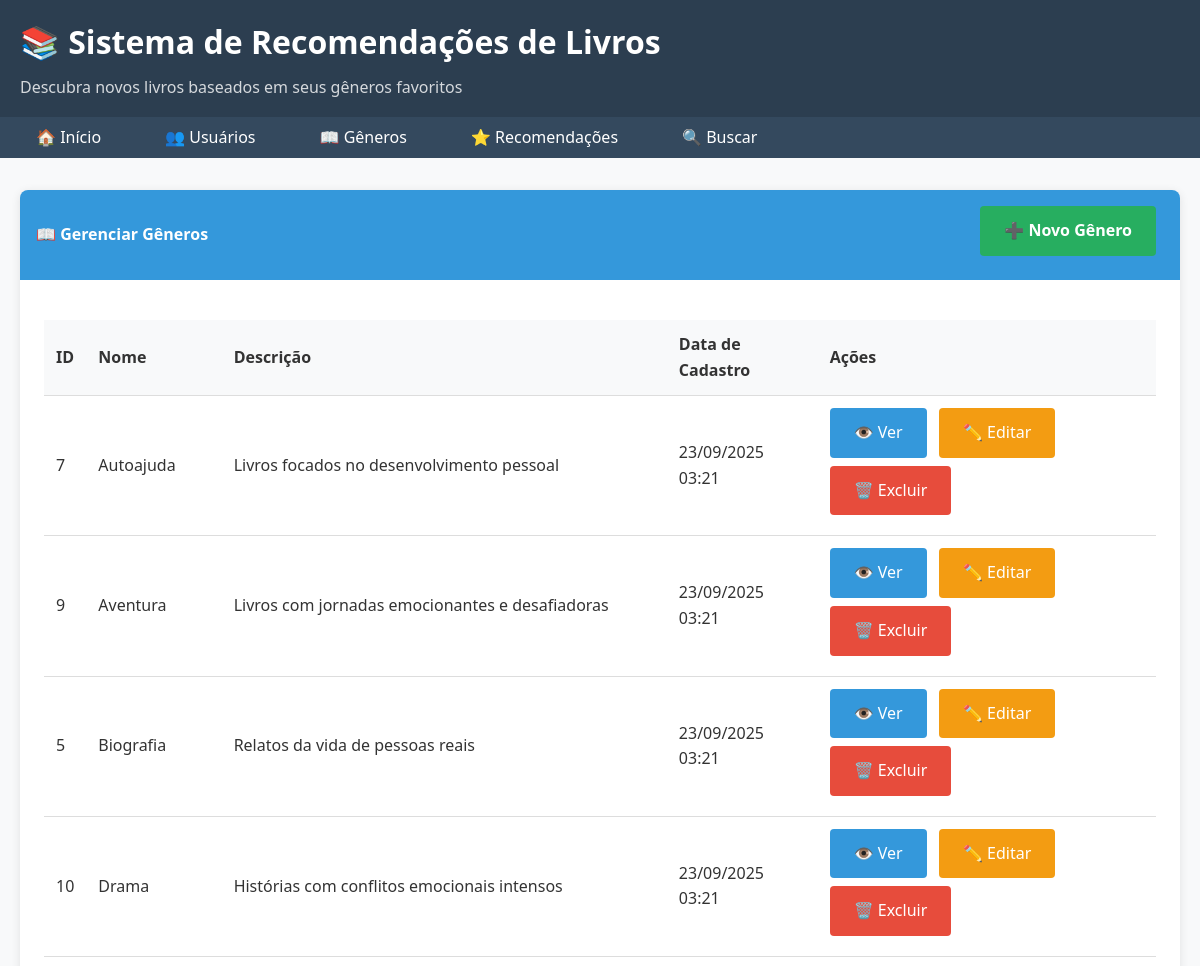
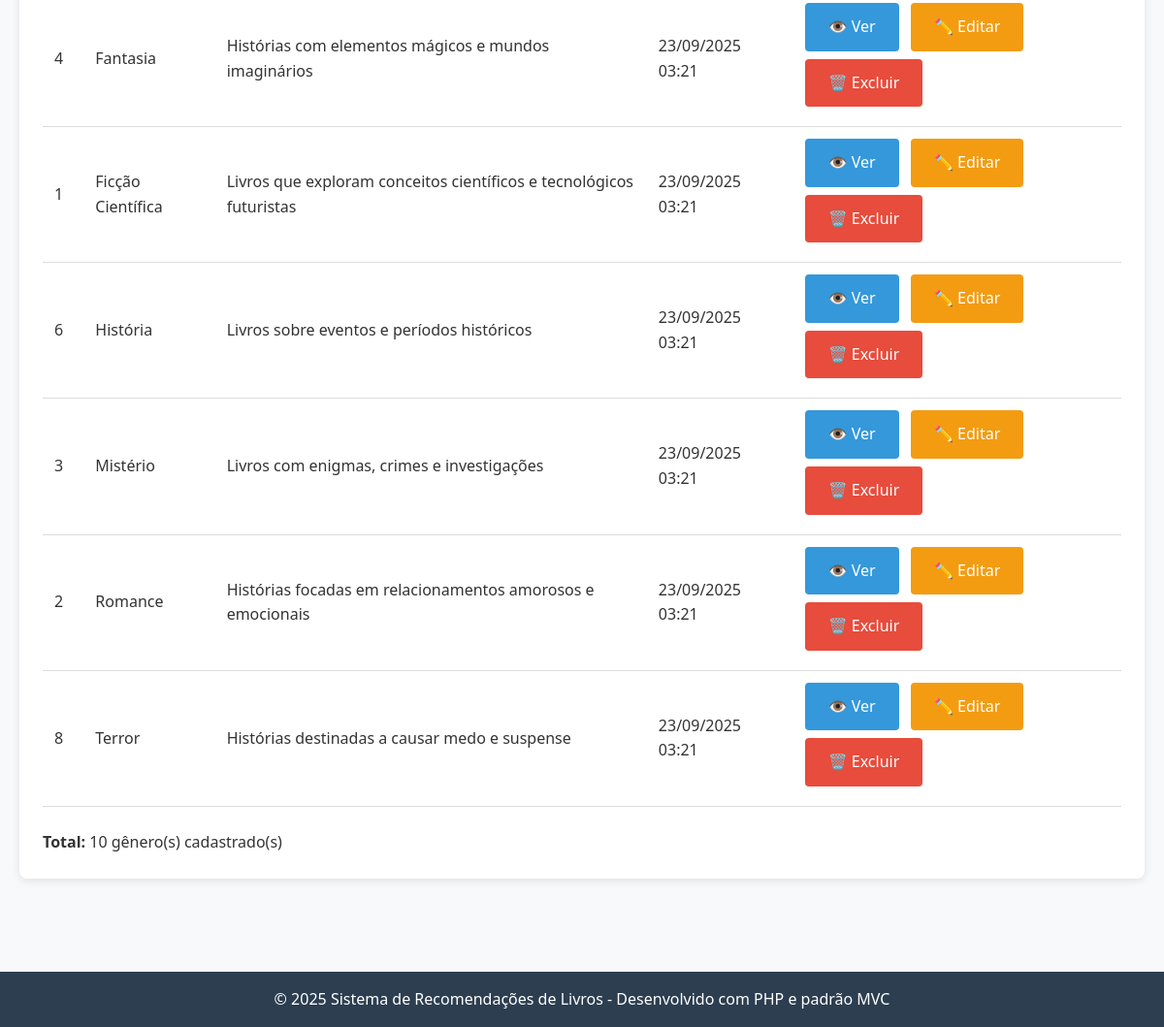
Screenshot of /generos with the database file from the repository (2 pictures, top to bottom).
### tables this page shows
CREATE TABLE generos (
    id INT AUTO_INCREMENT PRIMARY KEY,
    nome VARCHAR(100) NOT NULL UNIQUE,
    descricao TEXT,
    data_cadastro TIMESTAMP DEFAULT CURRENT_TIMESTAMP
);

### app/Controllers/GeneroController.php (called while the page is built, shortened)
<?php
class GeneroController extends Controller {
    private $generoService;
    public function __construct() {
        $this->generoService = new GeneroService();
    }
    public function index() {
        try {
            $generos = $this->generoService->listarGeneros();
            $this->render('genero/index', [
                'generos' => $generos,
                'success_message' => $this->getSuccessMessage(),
                'error_message' => $this->getErrorMessage()
            ]);
        } catch (Exception $e) {
            $this->setErrorMessage("Erro ao listar gêneros: " . $e->getMessage());
            $this->render('genero/index', [
                'generos' => [],
                'error_message' => $this->getErrorMessage()
            ]);
        }
    }
}
?>

### index.php (called while the page is built, shortened)
<?php
require_once dirname(__DIR__) . '/core/Autoload.php';
require_once dirname(__DIR__) . '/routes/Router.php';
$router = new Router();
$router->get('/', 'Home', 'index');
$router->get('/buscar', 'Home', 'buscar');
$router->get('/usuarios', 'Usuario', 'index');
$router->get('/usuarios/criar', 'Usuario', 'criar');
$router->post('/usuarios/salvar', 'Usuario', 'salvar');
$router->get('/usuarios/editar/{id}', 'Usuario', 'editar');
$router->post('/usuarios/atualizar/{id}', 'Usuario', 'atualizar');
$router->get('/usuarios/remover/{id}', 'Usuario', 'remover');
$router->get('/usuarios/visualizar/{id}', 'Usuario', 'visualizar');
$router->get('/generos', 'Genero', 'index');
$router->get('/generos/criar', 'Genero', 'criar');
$router->post('/generos/salvar', 'Genero', 'salvar');
$router->get('/generos/editar/{id}', 'Genero', 'editar');
$router->post('/generos/atualizar/{id}', 'Genero', 'atualizar');
$router->get('/generos/remover/{id}', 'Genero', 'remover');
$router->get('/generos/visualizar/{id}', 'Genero', 'visualizar');
$router->get('/recomendacoes', 'Recomendacao', 'index');
$router->get('/recomendacoes/criar', 'Recomendacao', 'criar');
$router->post('/recomendacoes/salvar', 'Recomendacao', 'salvar');
$router->get('/recomendacoes/editar/{id}', 'Recomendacao', 'editar');
$router->post('/recomendacoes/atualizar/{id}', 'Recomendacao', 'atualizar');
$router->get('/recomendacoes/remover/{id}', 'Recomendacao', 'remover');
$router->get('/recomendacoes/visualizar/{id}', 'Recomendacao', 'visualizar');
try {
    $router->dispatch();
} catch (Exception $e) {
    http_response_code(500);
    echo "<h1>Erro interno do servidor</h1>";
    echo "<p>" . htmlspecialchars($e->getMessage()) . "</p>";
    if (true) {
        echo "<pre>" . htmlspecialchars($e->getTraceAsString()) . "</pre>";
    }
}
?>

### core/Autoload.php (called while the page is built, shortened)
<?php
class Autoload {
    public static function load($className) {
        $baseDir = dirname(__DIR__) . '/';
        $directories = [
            'app/Models/',
            'app/Controllers/',
            'app/DAO/',
            'app/Services/',
            'core/',
            'core/Database/'
        ];
        foreach ($directories as $directory) {
            $file = $baseDir . $directory . $className . '.php';
            if (file_exists($file)) {
                return;
            }
        }
    }
}
?>

### config/config.php (called while the page is built, shortened)
<?php
class Config {
    public static function getDSN() {
        return "mysql:host=" . self::DB_HOST . ";dbname=" . self::DB_NAME . ";charset=" . self::DB_CHARSET;
    }
    public static function getPDOOptions() {
        return [
            PDO::ATTR_ERRMODE => PDO::ERRMODE_EXCEPTION,
            PDO::ATTR_DEFAULT_FETCH_MODE => PDO::FETCH_ASSOC,
            PDO::ATTR_EMULATE_PREPARES => false,
        ];
    }
}
?>

### core/Database/MysqlSingleton.php (called while the page is built, shortened)
<?php
require_once dirname(__DIR__, 2) . '/config/config.php';
class MysqlSingleton {
    private static $instance = null;
    private $connection;
    private function __construct() {
        try {
            $this->connection = new PDO(
                Config::getDSN(),
                Config::DB_USER,
                Config::DB_PASS,
                Config::getPDOOptions()
            );
        } catch (PDOException $e) {
            throw new Exception("Erro na conexão com o banco de dados: " . $e->getMessage());
        }
    }
    public static function getInstance() {
        if (self::$instance === null) {
            self::$instance = new self();
        }
        return self::$instance;
    }
    public function query($sql, $params = []) {
        try {
            $stmt = $this->connection->prepare($sql);
            $stmt->execute($params);
            return $stmt;
        } catch (PDOException $e) {
            throw new Exception("Erro na execução da query: " . $e->getMessage());
        }
    }
}
?>

### app/Services/GeneroService.php (called while the page is built, shortened)
<?php
class GeneroService {
    private $generoDAO;
    public function __construct() {
        $this->generoDAO = new GeneroDAO();
    }
    public function listarGeneros() {
        return $this->generoDAO->listarTodos();
    }
}
?>

### app/DAO/GeneroDAO.php (called while the page is built, shortened)
<?php
class GeneroDAO implements IGeneroDAO {
    private $db;
    public function __construct() {
        $this->db = MysqlSingleton::getInstance();
    }
    public function listarTodos() {
        $sql = "SELECT * FROM generos ORDER BY nome";
        $stmt = $this->db->query($sql);
        $generos = [];
        while ($data = $stmt->fetch()) {
            $generos[] = Genero::fromArray($data);
        }
        return $generos;
    }
}
?>

### app/Models/Genero.php (called while the page is built, shortened)
<?php
class Genero {
    private $id;
    private $nome;
    private $descricao;
    private $dataCadastro;
    public function __construct($id = null, $nome = null, $descricao = null, $dataCadastro = null) {
        $this->id = $id;
        $this->nome = $nome;
        $this->descricao = $descricao;
        $this->dataCadastro = $dataCadastro;
    }
    public function getId() {
        return $this->id;
    }
    public function getNome() {
        return $this->nome;
    }
    public function getDescricao() {
        return $this->descricao;
    }
    public function getDataCadastro() {
        return $this->dataCadastro;
    }
    public static function fromArray($data) {
        return new self(
            $data['id'] ?? null,
            $data['nome'] ?? null,
            $data['descricao'] ?? null,
            $data['data_cadastro'] ?? null
        );
    }
}
?>

### app/Views/genero/index.php (the view)
<?php include dirname(__DIR__) . '/layout/header.php'; ?>
<div class="card">
    <div class="card-header d-flex justify-content-between align-items-center">
        <span>📖 Gerenciar Gêneros</span>
        <a href="/generos/criar" class="btn btn-success">➕ Novo Gênero</a>
    </div>
    <div class="card-body">
        <?php if (empty($generos)): ?>
            <p class="text-center">Nenhum gênero cadastrado. <a href="/generos/criar">Criar primeiro gênero</a></p>
        <?php else: ?>
            <div class="table-responsive">
                <table class="table">
                    <thead>
                        <tr>
                            <th>ID</th>
                            <th>Nome</th>
                            <th>Descrição</th>
                            <th>Data de Cadastro</th>
                            <th>Ações</th>
                        </tr>
                    </thead>
                    <tbody>
                        <?php foreach ($generos as $genero): ?>
                            <tr>
                                <td><?= $genero->getId() ?></td>
                                <td><?= htmlspecialchars($genero->getNome()) ?></td>
                                <td><?= htmlspecialchars(substr($genero->getDescricao() ?? '', 0, 100)) ?><?= strlen($genero->getDescricao() ?? '') > 100 ? '...' : '' ?></td>
                                <td><?= date('d/m/Y H:i', strtotime($genero->getDataCadastro())) ?></td>
                                <td>
                                    <a href="/generos/visualizar/<?= $genero->getId() ?>" class="btn btn-primary btn-sm">👁️ Ver</a>
                                    <a href="/generos/editar/<?= $genero->getId() ?>" class="btn btn-warning btn-sm">✏️ Editar</a>
                                    <a href="javascript:void(0)"
                                       onclick="confirmarExclusao('<?= htmlspecialchars($genero->getNome()) ?>', '/generos/remover/<?= $genero->getId() ?>')"
                                       class="btn btn-danger btn-sm">🗑️ Excluir</a>
                                </td>
                            </tr>
                        <?php endforeach; ?>
                    </tbody>
                </table>
            </div>
            <div class="mt-3">
                <p><strong>Total:</strong> <?= count($generos) ?> gênero(s) cadastrado(s)</p>
            </div>
        <?php endif; ?>
    </div>
</div>
<?php include dirname(__DIR__) . '/layout/footer.php'; ?>

### routes/Router.php (shortened to what this page needs)
<?php
class Router {
    private $routes = [];
    private function addRoute($httpMethod, $path, $controller, $method) {
        $this->routes[] = [
            'method' => $httpMethod,
            'path' => $path,
            'controller' => $controller,
            'action' => $method
        ];
    }
    public function dispatch() {
        $requestMethod = $_SERVER['REQUEST_METHOD'];
        $requestUri = $_SERVER['REQUEST_URI'];
        $requestUri = strtok($requestUri, '?');
        $scriptName = dirname($_SERVER['SCRIPT_NAME']);
        if ($scriptName !== '/') {
            $requestUri = str_replace($scriptName, '', $requestUri);
        }
        foreach ($this->routes as $route) {
            if ($route['method'] === $requestMethod && $this->matchPath($route['path'], $requestUri)) {
                $this->callController($route['controller'], $route['action'], $requestUri, $route['path']);
                return;
            }
        }
    }
    private function matchPath($routePath, $requestUri) {
        $pattern = preg_replace('/\{[^}]+\}/', '([^/]+)', $routePath);
        $pattern = '#^' . $pattern . '$#';
        return preg_match($pattern, $requestUri);
    }
    private function callController($controllerName, $method, $requestUri, $routePath) {
        $controller = new $controllerClass();
        $params = $this->extractParams($routePath, $requestUri);
        call_user_func_array([$controller, $method], $params);
    }
    private function extractParams($routePath, $requestUri) {
        $params = [];
        return $params;
    }
}
?>

### style.css (style rules this page uses)
* { margin: 0; padding: 0; box-sizing: border-box; }
body { font-family: 'Segoe UI', Tahoma, Geneva, Verdana, sans-serif; line-height: 1.6; color: #333; background-color: #f8f9fa; }
.card { background: white; border-radius: 8px; box-shadow: 0 2px 10px rgba(0,0,0,0.1); margin-bottom: 2rem; overflow: hidden; }
.card-header { background-color: #3498db; color: white; padding: 1rem; font-weight: bold; }
.card-body { padding: 1.5rem; }
.btn { display: inline-block; padding: 0.75rem 1.5rem; border: none; border-radius: 4px; text-decoration: none; cursor: pointer; font-size: 1rem; transition: all 0.3s; margin-right: 0.5rem; margin-bottom: 0.5rem; }
.btn-primary { background-color: #3498db; color: white; }
.btn-success { background-color: #27ae60; color: white; }
.btn-warning { background-color: #f39c12; color: white; }
.btn-danger { background-color: #e74c3c; color: white; }
.table { width: 100%; border-collapse: collapse; margin-top: 1rem; }
.table th, .table td { padding: 0.75rem; text-align: left; border-bottom: 1px solid #ddd; }
.table th { background-color: #f8f9fa; font-weight: 600; }
.mt-3 { margin-top: 1.5rem; }
.d-flex { display: flex; }
.justify-content-between { justify-content: space-between; }
.align-items-center { align-items: center; }

### rows the page displays
generos: id "7", nome "Autoajuda", descricao "Livros focados no desenvolvimento pessoal", data_cadastro "23/09/2025 03:21"
generos: id "9", nome "Aventura", descricao "Livros com jornadas emocionantes e desafiadoras", data_cadastro "23/09/2025 03:21"
generos: id "5", nome "Biografia", descricao "Relatos da vida de pessoas reais", data_cadastro "23/09/2025 03:21"
generos: id "10", nome "Drama", descricao "Histórias com conflitos emocionais intensos", data_cadastro "23/09/2025 03:21"
generos: id "4", nome "Fantasia", descricao "Histórias com elementos mágicos e mundos imaginários", data_cadastro "23/09/2025 03:21"
generos: id "1", nome "Ficção Científica", descricao "Livros que exploram conceitos científicos e tecnológicos futuristas", data_cadastro "23/09/2025 03:21"
generos: id "6", nome "História", descricao "Livros sobre eventos e períodos históricos", data_cadastro "23/09/2025 03:21"
generos: id "3", nome "Mistério", descricao "Livros com enigmas, crimes e investigações", data_cadastro "23/09/2025 03:21"
generos: id "2", nome "Romance", descricao "Histórias focadas em relacionamentos amorosos e emocionais", data_cadastro "23/09/2025 03:21"
generos: id "8", nome "Terror", descricao "Histórias destinadas a causar medo e suspense", data_cadastro "23/09/2025 03:21"

### other values shown
count($generos) "10"
